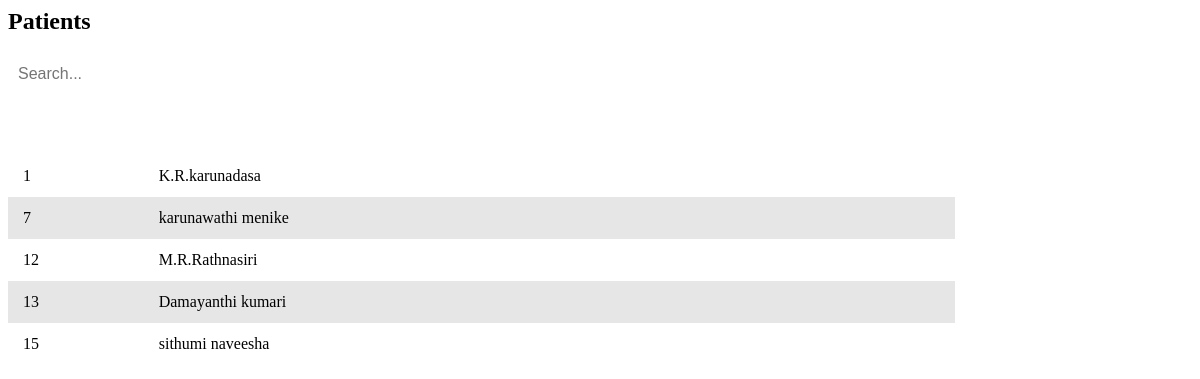
/doctor/patients.php (signed in), run on the app's committed database.
### tables this page shows
CREATE TABLE IF NOT EXISTS `patients_details` (
  `id` int NOT NULL AUTO_INCREMENT,
  `patients_id` int DEFAULT NULL,
  `age` int DEFAULT NULL,
  `reception_id` varchar(50) DEFAULT NULL,
  `symptoms` text,
  `medical_report` text,
  `Prescriptions` text,
  `Prescriptions_date` datetime DEFAULT NULL,
  `doctor_id` varchar(50) DEFAULT NULL,
  `symptoms_date` datetime DEFAULT NULL,
  `medicine_status` varchar(50) DEFAULT 'pending',
  PRIMARY KEY (`id`),
  KEY `FK_patients_details_register_patients` (`patients_id`),
  KEY `FK_patients_details_register_reception` (`reception_id`),
  KEY `FK_patients_details_registered_doctor` (`doctor_id`),
  CONSTRAINT `FK_patients_details_register_patients` FOREIGN KEY (`patients_id`) REFERENCES `registered_patients` (`p_id`),
  CONSTRAINT `FK_patients_details_register_reception` FOREIGN KEY (`reception_id`) REFERENCES `registered_reception` (`id_num`),
  CONSTRAINT `FK_patients_details_registered_doctor` FOREIGN KEY (`doctor_id`) REFERENCES `registered_doctor` (`id_num`)
);

CREATE TABLE IF NOT EXISTS `registered_patients` (
  `p_id` int NOT NULL AUTO_INCREMENT,
  `name` varchar(50) DEFAULT NULL,
  `mobile` varchar(12) DEFAULT NULL,
  `email` varchar(50) DEFAULT NULL,
  `id_num` varchar(20) DEFAULT NULL,
  `address` text,
  `age` int DEFAULT NULL,
  `register_date` datetime DEFAULT NULL,
  `reception_id` varchar(50) DEFAULT NULL,
  PRIMARY KEY (`p_id`),
  KEY `FK_register_patients_register_reception` (`reception_id`),
  CONSTRAINT `FK_register_patients_register_reception` FOREIGN KEY (`reception_id`) REFERENCES `registered_reception` (`id_num`)
);

### connection.php (called while the page is built, shortened)
<?php
class Database
{
    public static $connection;
    public static function SetUpConnection()
    {
        if (!isset(Database::$connection)) {
            Database::$connection = new mysqli(DB_HOST, DB_USER, DB_PASS, DB_NAME, DB_PORT);
        }
    }
    public static function search($q)
    {
        return Database::$connection->query($q);
    }
}

### doctor/patients.php (the view, shortened to what this page needs)
<head>
</head>
<h2 class="content-title">Patients</h2>
<input type="text" id="searchBar" placeholder="Search..." onkeyup="filterTable()">
<table id="dataTable">
    <thead>
        <tr>
            <th>ID</th>
            <th>Name</th>
            <th>Checked Date</th>
        </tr>
    </thead>
    <tbody>
        <?php
        require_once "../connection.php";
        $docresSet = Database::search("SELECT * FROM `patients_details` INNER JOIN `registered_patients` ON `registered_patients`.`p_id` = `patients_details`.`patients_id` WHERE `patients_details`.`doctor_id` = '" . $_SESSION["idnum"] . "'");
        $numr = $docresSet->num_rows;
        if ($numr > 0) {
            while ($docRes = $docresSet->fetch_assoc()) {
                $recordId = $docRes["id"];
        ?>
                <tr onclick="showPopup('details-popup-<?php echo $recordId; ?>')">
                    <td ><?php echo $docRes["id"] ?></td>
                    <td><?php echo $docRes["name"] ?></td>
                    <td><?php echo $docRes["Prescriptions_date"] ?></td>
                </tr>
        <?php
            }
        }
        ?>
    </tbody>
</table>

### doctor/patients.php (style rules this page uses)
#searchBar { width: 30%; min-width: 200px; padding: 10px; margin-bottom: 20px; border: 1px solid var(--medium-gray); border-radius: 5px; font-size: 16px; outline: none; }
table { width: 80%; border-collapse: collapse; }
th, td { padding: 12px 15px; border: 1px solid var(--medium-gray); text-align: left; }
th { background-color: var(--base-color); color: white; }
tbody tr { cursor: pointer; }
tbody tr:nth-child(even) { background-color: #e6e6e6; }

### data on the page
patients_details: id "1", patients.name "K.R.karunadasa"
patients_details: id "7", patients.name "karunawathi menike"
patients_details: id "12", patients.name "M.R.Rathnasiri"
patients_details: id "13", patients.name "Damayanthi kumari"
patients_details: id "15", patients.name "sithumi naveesha"
